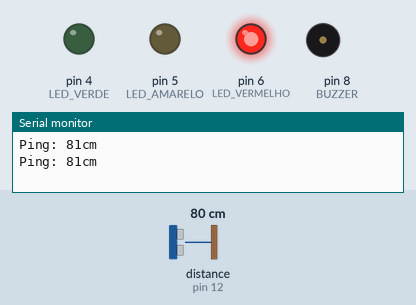
Simulated run of this sketch. Board: Arduino Uno, built with avr-gcc and run on an emulated ATmega328P. Parts: output pins drawn as LEDs (lit = HIGH), buzzer (waves = sounding, pin HIGH), the last lines printed to the serial monitor. The test bench sets the inputs (shaded band); at power-on: distance to the obstacle (sensor on pin 12) 80 cm. The echo pulse lasts 58.3 µs per cm.

Above: at 1.3 s.
1.4 s: distance to the obstacle (sensor on pin 12) set to 21 cm
2.9 s: distance to the obstacle (sensor on pin 12) set to 17 cm
At 3.7 s:
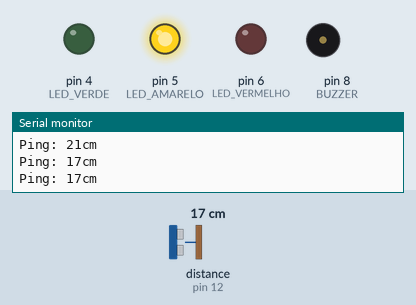
4.5 s: distance to the obstacle (sensor on pin 12) set to 11 cm
6.0 s: distance to the obstacle (sensor on pin 12) set to 8 cm
At 7.3 s:
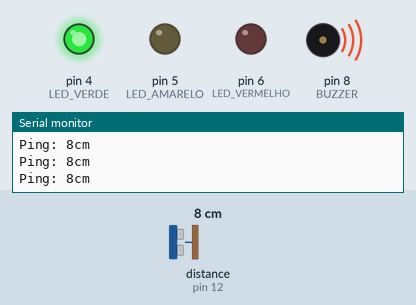
7.6 s: distance to the obstacle (sensor on pin 12) set to 18 cm
At 8.1 s:
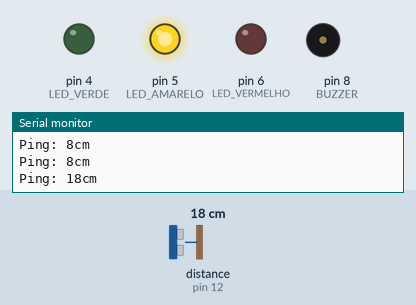
9.1 s: distance to the obstacle (sensor on pin 12) set to 2 cm
At 10.0 s:
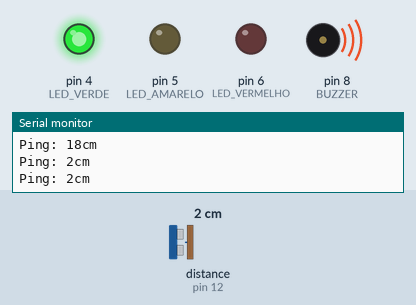
Timing chart, 0 to 11.6 s (numbered marks = the images above; inputs shaded):
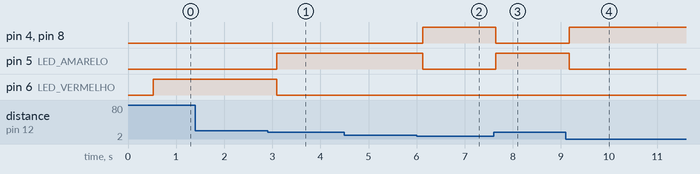

Measured:
- the behaviour switches between 20 and 19 cm on distance to the obstacle (sensor on pin 12) (found by bisection; images 0 and 1)
- the behaviour switches between 10 and 9 cm on distance to the obstacle (sensor on pin 12) (found by bisection; images 1 and 2)
- after the input at 2.9 s, pin 5 (LED_AMARELO): LOW → HIGH after 0.19 s; pin 6 (LED_VERMELHO): HIGH → LOW after 0.19 s
- after the input at 6.0 s, pin 4 (LED_VERDE), pin 8 (BUZZER): LOW → HIGH after 0.13 s; pin 5 (LED_AMARELO): HIGH → LOW after 0.13 s
- after the input at 7.6 s, pin 4 (LED_VERDE), pin 8 (BUZZER): HIGH → LOW after 0.05 s; pin 5 (LED_AMARELO): LOW → HIGH after 0.05 s
- after the input at 9.1 s, pin 4 (LED_VERDE), pin 8 (BUZZER): LOW → HIGH after 0.07 s; pin 5 (LED_AMARELO): HIGH → LOW after 0.07 s

The sketch:

ultrassom.ino
```cpp
// ---------------------------------------------------------------------------
// Example NewPing library sketch that does a ping about 20 times per second.
// ---------------------------------------------------------------------------

#include <NewPing.h>

#define TRIGGER_PIN  11  // Arduino pin tied to trigger pin on the ultrasonic sensor.
#define ECHO_PIN     12  // Arduino pin tied to echo pin on the ultrasonic sensor.
#define MAX_DISTANCE 200 // Maximum distance we want to ping for (in centimeters). Maximum sensor distance is rated at 400-500cm.
#define som 8
NewPing sonar(TRIGGER_PIN, ECHO_PIN, MAX_DISTANCE); // NewPing setup of pins and maximum distance.

void setup() {
  Serial.begin(9600); // Open serial monitor at 115200 baud to see ping results.
  pinMode(4, OUTPUT); //LED VERDE
  pinMode(5, OUTPUT); //LED AMARELO
  pinMode(6, OUTPUT); //LED VERMELHO
  pinMode(8, OUTPUT); //BUZZER
}

void loop() {
  delay(500);                     // Wait 50ms between pings (about 20 pings/sec). 29ms should be the shortest delay between pings.
  Serial.print("Ping: ");
  Serial.print(sonar.ping_cm()); // Send ping, get distance in cm and print result (0 = outside set distance range)
  Serial.println("cm");
  if (sonar.ping_cm()<10){
    digitalWrite(4,HIGH);
    digitalWrite(5,LOW);
    digitalWrite(6,LOW);
    digitalWrite(8, HIGH);
  }
  if (sonar.ping_cm()>=10 && sonar.ping_cm()<20){
    digitalWrite(4,LOW);
    digitalWrite(5,HIGH);
    digitalWrite(6,LOW);
    digitalWrite(8, LOW);
  }
  if (sonar.ping_cm()>=20){
    digitalWrite(4,LOW);
    digitalWrite(5,LOW);
    digitalWrite(6,HIGH);
    digitalWrite(8, LOW);
  }
}
```
